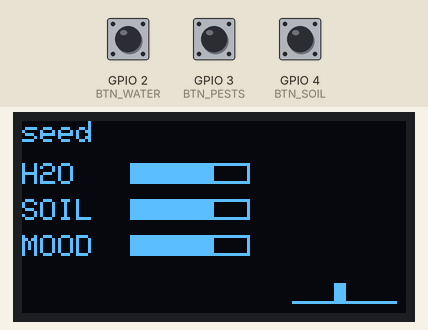
The sketch below on a simulated Seeed XIAO ESP32-C3. Parts: 128×64 one-colour display. The inputs (shaded band) are chosen by the test bench; at power-on: GPIO 2 (BTN_WATER) HIGH, GPIO 4 (BTN_SOIL) HIGH, GPIO 3 (BTN_PESTS) HIGH. Random numbers use the default seed unless the sketch sets one. At 31.6 s the program puts the board to deep sleep or switches it off; the recording ends there.

Above: at 0.8 s.
0.9 s: GPIO 2 (BTN_WATER) pulled LOW for 0.15 s
At 1.3 s:
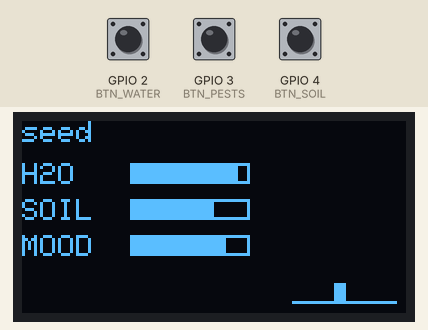
2.5 s: GPIO 4 (BTN_SOIL) pulled LOW for 0.15 s
At 3.4 s:
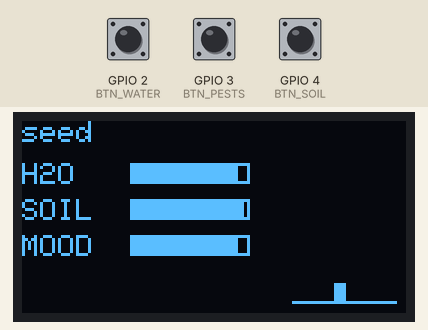
4.1 s: GPIO 2 (BTN_WATER) pulled LOW for 3.2 s
At 7.8 s:
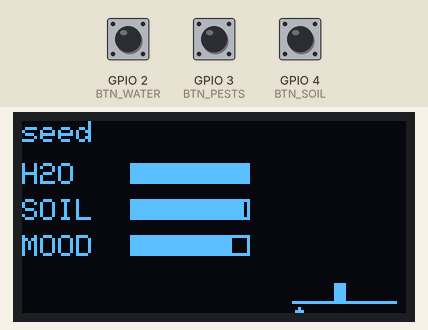
8.8 s: GPIO 4 (BTN_SOIL) pulled LOW for 1 s
At 11.0 s:
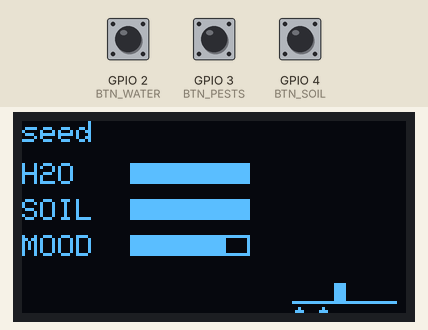
11.3 s: GPIO 3 (BTN_PESTS) pulled LOW for 1 s
At 11.9 s:
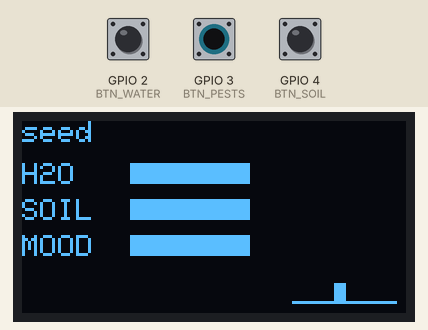
Timing chart, 0 to 14.3 s (numbered marks = the images above; inputs shaded):
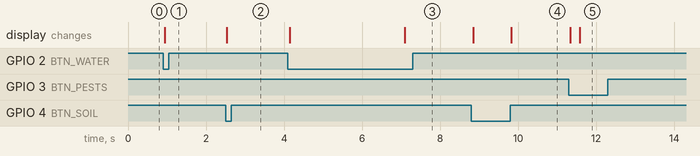

The sketch:

sapling.ino
```cpp
// Sapling: tree pet firmware for the generic Tamagotchi board (v1)
// Board: Seeed XIAO ESP32-C3 | Display: 0.96" SSD1306 I2C OLED (SDA=D4, SCL=D5)
// Buttons: SW1=D0 (water), SW2=D1 (shoo pests), SW3=D2 (compost), active LOW
// Untested design-submission firmware.
// Libraries: Adafruit SSD1306, Adafruit GFX

#include <Wire.h>
#include <Adafruit_GFX.h>
#include <Adafruit_SSD1306.h>
#include <esp_sleep.h>

Adafruit_SSD1306 oled(128, 64, &Wire, -1);

const int BTN_WATER = D0, BTN_PESTS = D1, BTN_SOIL = D2;
const uint64_t TICK_US = 5ULL * 60 * 1000000;  // background update every 5 min
const uint32_t IDLE_MS = 20000;                // sleep after 20 s with no presses

enum Stage : uint8_t { SEED, SPROUT, SAPLING, YOUNG_TREE, OLD_TREE };
const char* STAGE_NAMES[] = {"seed", "sprout", "sapling", "young tree", "old tree"};

struct Pet {
  uint32_t magic;
  int8_t water, soil, happy;
  uint8_t pests;
  Stage stage;
  uint32_t ageMin;
};
RTC_DATA_ATTR Pet pet;

int8_t clamp(int v) { return v < 0 ? 0 : (v > 100 ? 100 : v); }

void tick(uint32_t minutes) {
  pet.water = clamp(pet.water - minutes / 6);
  pet.soil  = clamp(pet.soil - minutes / 30);
  if (random(100) < 4 && pet.pests < 4) pet.pests++;
  pet.happy = clamp((pet.water + pet.soil) / 2 - pet.pests * 10);
  pet.ageMin += minutes;
  if (pet.happy > 50) {
    uint32_t d = pet.ageMin / 1440;
    Stage s = d >= 30 ? OLD_TREE : d >= 14 ? YOUNG_TREE : d >= 5 ? SAPLING : d >= 1 ? SPROUT : SEED;
    if (s > pet.stage) pet.stage = s;
  }
}

void bar(int y, const char* label, int v) {
  oled.setCursor(0, y); oled.print(label);
  oled.drawRect(36, y, 40, 7, SSD1306_WHITE);
  oled.fillRect(36, y, v * 40 / 100, 7, SSD1306_WHITE);
}

void draw() {
  oled.clearDisplay();
  oled.setTextSize(1);
  oled.setTextColor(SSD1306_WHITE);
  oled.setCursor(0, 0); oled.print(STAGE_NAMES[pet.stage]);
  bar(14, "H2O", pet.water);
  bar(26, "SOIL", pet.soil);
  bar(38, "MOOD", pet.happy);
  // the tree: trunk grows with stage, canopy appears after the seed
  int h = 6 + pet.stage * 8;
  oled.fillRect(104, 60 - h, 4, h, SSD1306_WHITE);
  if (pet.stage > SEED) oled.fillCircle(106, 60 - h, 4 + pet.stage * 3, SSD1306_WHITE);
  oled.drawLine(90, 60, 124, 60, SSD1306_WHITE);   // ground
  for (int i = 0; i < pet.pests; i++) oled.fillCircle(92 + i * 8, 63, 1, SSD1306_WHITE);
  oled.display();
}

void play() {
  uint32_t last = millis();
  while (millis() - last < IDLE_MS) {
    bool hit = false;
    if (!digitalRead(BTN_WATER)) { pet.water = clamp(pet.water + 20); hit = true; }
    if (!digitalRead(BTN_PESTS) && pet.pests) { pet.pests--; hit = true; }
    if (!digitalRead(BTN_SOIL))  { pet.soil = clamp(pet.soil + 25); hit = true; }
    if (hit) { tick(0); draw(); last = millis(); delay(200); }
    delay(20);
  }
}

void setup() {
  pinMode(BTN_WATER, INPUT_PULLUP);
  pinMode(BTN_PESTS, INPUT_PULLUP);
  pinMode(BTN_SOIL, INPUT_PULLUP);
  Wire.begin();
  oled.begin(SSD1306_SWITCHCAPVCC, 0x3C);

  if (pet.magic != 0x5A91u) pet = {0x5A91u, 70, 70, 70, 0, SEED, 0};  // plant the seed

  auto why = esp_sleep_get_wakeup_cause();
  tick(why == ESP_SLEEP_WAKEUP_TIMER ? 5 : 0);
  draw();
  if (why != ESP_SLEEP_WAKEUP_TIMER) play();

  oled.ssd1306_command(SSD1306_DISPLAYOFF);  // OLED off while asleep
  esp_sleep_enable_timer_wakeup(TICK_US);
  esp_deep_sleep_enable_gpio_wakeup((1ULL << 2) | (1ULL << 3) | (1ULL << 4),  // D0-D2 = GPIO2-4
                                    ESP_GPIO_WAKEUP_GPIO_LOW);
  esp_deep_sleep_start();
}

void loop() {}
```

Measured:
- after the input at 0.9 s, the display: changes at once (image 1)
- after the input at 2.5 s, the display: changes at once (image 2)
- after the input at 4.1 s, the display: first changes at once (image 3 shows a later state)
- after the input at 8.8 s, the display: first changes at once (image 4 shows a later state)
